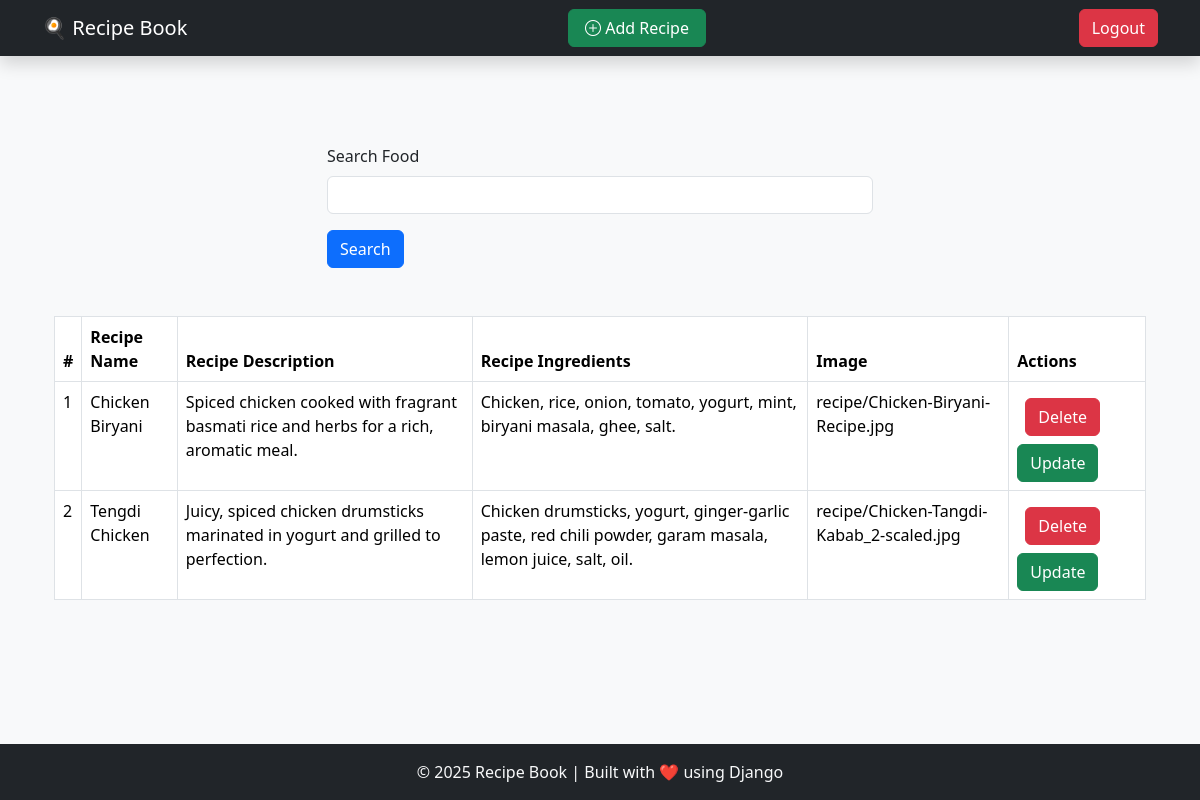
Page /display_recipe/ (signed in) on the earlier database version.
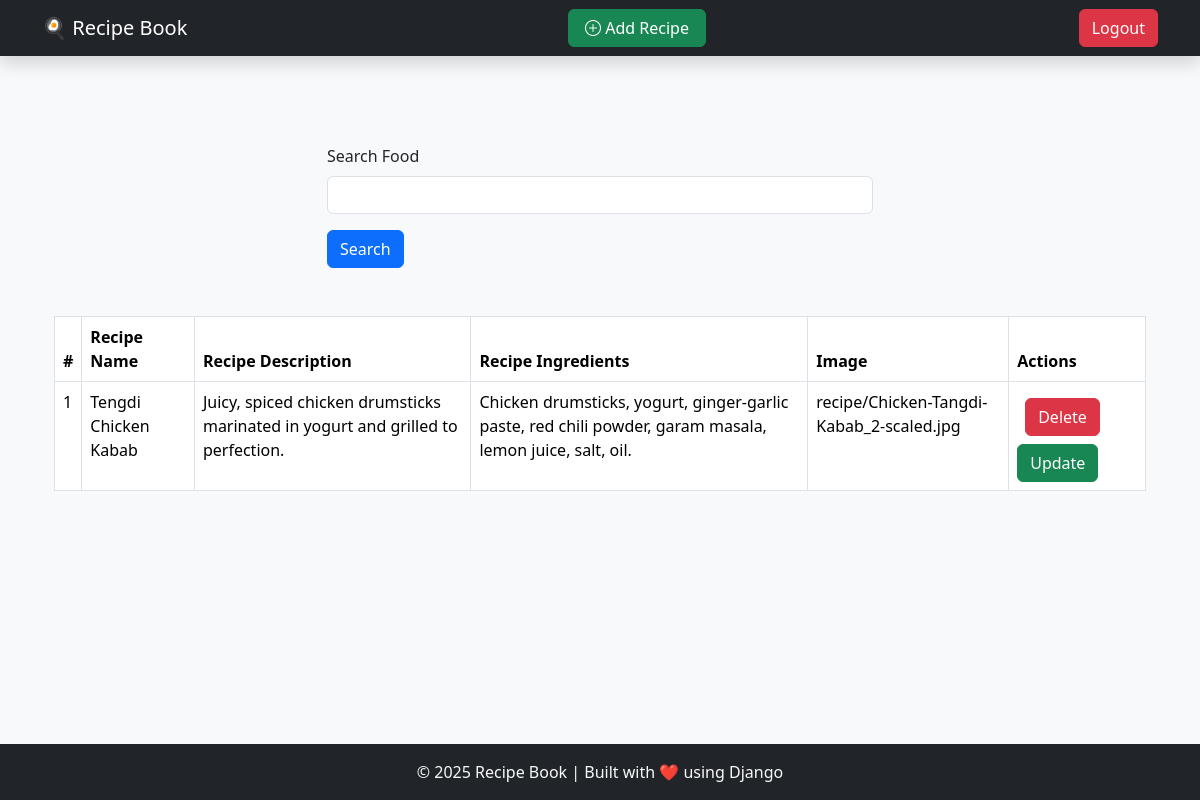
Same page on the later database version.
### recipes/models.py (models this page shows, shortened)
class Recipe(models.Model):
    user = models.ForeignKey(User, on_delete=models.SET_NULL,null=True,blank=True)
    title = models.CharField(max_length=100)
    description = models.TextField()
    ingredients = models.TextField()
    image = models.ImageField(upload_to="recipe")

### recipes/views.py (the view)
# urls.py: path('display_recipe/',display_recipe,name='display_recipe'),
@login_required(login_url='/login/')
def display_recipe(request):
    recipes = Recipe.objects.all()
    if request.GET.get('search'):
        search_term = request.GET.get('search')
        recipes = recipes.filter(title__icontains=search_term)
    context = {'recipes': recipes}
    return render(request, 'display_recipe.html', context)

### templates/display_recipe.html (shortened to what this page needs)
{% extends "base.html" %}
{% block content %}
    <div class="container mt-5">
        <div class="mt-2 mb-3">
            <div class="mx-auto col-6">
            <form method="get">
            <div class="mb-3">
                <label for="search" class="form-label">Search Food</label>
                <input name="search" type="text" class="form-control" >
            </div>
            <button type="submit" class="btn btn-primary">Search</button>
            </form>
            </div>
        <table class="table table-hover table-bordered mt-5">
            <thead>
            <tr>
                <th scope="col">#</th>
                <th scope="col">Recipe Name</th>
                <th scope="col">Recipe Description</th>
                <th scope="col">Recipe Ingredients</th>
                <th scope="col">Image</th>
                <th scope="col">Actions</th>
            </tr>
            </thead>
            <tbody>
            {% for RO in recipes %}
            <tr>
                <td scope="row">{{forloop.counter}}</td>
                <td>{{RO.title}}</td>
                <td>{{RO.description}}</td>
                <td>{{RO.ingredients}}</td>
                <td>{{RO.image}}</td>
                <td>
                    <a href="/delete_recipe/{{RO.id}}" class="btn btn-danger m-2">Delete</a>
                    <a href="/update_recipe/{{RO.id}}" class="btn btn-success">Update</a>
                </td>
            </tr>
            {% empty %}
            <tr>
                <td colspan="6" class="text-center text-muted">
                    <div class="alert alert-warning">No recipes found.</div>
                </td>
            </tr>
            {% endfor %}
            </tbody>
        </table>
    </div>
{% endblock %}

Differences in the rows shown:
removed Recipe: title "Chicken Biryani", description "Spiced chicken cooked with fragrant basmati rice and herbs for a rich, aromatic meal.", ingredients "Chicken, rice, onion, tomato, yogurt, mint, biryani masala, ghee, salt.", image "recipe/Chicken-Biryani-Recipe.jpg"
changed Recipe "Juicy, spiced chicken drumsticks marinated in yogurt and grilled to perfection.": title "Tengdi Chicken" → "Tengdi Chicken Kabab"
